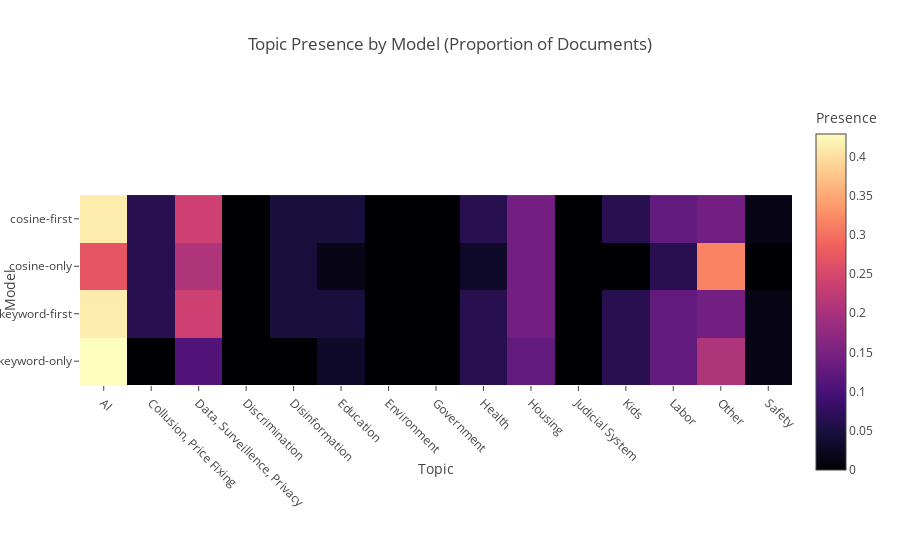

Source (notebook cell):
### Code cell
import plotly.express as px

# Aggregate the binary data by model and topic
heatmap_data = binary_df.mean().reset_index()
heatmap_data.columns = ['Model_Topic', 'Presence']
heatmap_data[['Model', 'Topic']] = heatmap_data['Model_Topic'].str.split('_', expand=True)

# Create pivot table for heatmap
heatmap_pivot = heatmap_data.pivot(index='Model', columns='Topic', values='Presence')

# Create heatmap
fig = px.imshow(heatmap_pivot,
                color_continuous_scale='Magma',
                title='Topic Presence by Model (Proportion of Documents)',
                labels=dict(x="Topic", y="Model", color="Presence"))
fig.update_layout(xaxis={'tickangle': 45})
fig.show()

### Figure 1 — Plotly figure (JSON) as saved in the notebook; plotly's stock layout.template omitted (floating-point values rounded to 4 significant figures)
{"data": [{"coloraxis": "coloraxis", "hovertemplate": "Topic: %{x}<br>Model: %{y}<br>Presence: %{z}<extra></extra>", "name": "0", "type": "heatmap", "x": ["AI", "Collusion, Price Fixing", "Data, Surveillence, Privacy", "Discrimination", "Disinformation", "Education", "Environment", "Government", "Health", "Housing", "Judicial System", "Kids", "Labor", "Other", "Safety"], "xaxis": "x", "y": ["cosine-first", "cosine-only", "keyword-first", "keyword-only"], "yaxis": "y", "z": [[0.4127, 0.06349, 0.2381, 0.0, 0.04762, 0.04762, 0.0, 0.0, 0.06349, 0.1429, 0.0, 0.06349, 0.127, 0.1429, 0.01587], [0.2698, 0.06349, 0.2063, 0.0, 0.04762, 0.01587, 0.0, 0.0, 0.03175, 0.1429, 0.0, 0.0, 0.06349, 0.3175, 0.0], [0.4127, 0.06349, 0.2381, 0.0, 0.04762, 0.04762, 0.0, 0.0, 0.06349, 0.1429, 0.0, 0.06349, 0.127, 0.1429, 0.01587], [0.4286, 0.0, 0.1111, 0.0, 0.0, 0.03175, 0.0, 0.0, 0.06349, 0.127, 0.0, 0.06349, 0.127, 0.2063, 0.01587]]}], "layout": {"coloraxis": {"colorbar": {"title": {"text": "Presence"}}, "colorscale": [[0, "#000004"], [0.1111, "#180f3d"], [0.2222, "#440f76"], [0.3333, "#721f81"], [0.4444, "#9e2f7f"], [0.5556, "#cd4071"], [0.6667, "#f1605d"], [0.7778, "#fd9668"], [0.8889, "#feca8d"], [1, "#fcfdbf"]]}, "title": {"text": "Topic Presence by Model (Proportion of Documents)"}, "xaxis": {"anchor": "y", "constrain": "domain", "domain": [0, 1], "scaleanchor": "y", "tickangle": 45, "title": {"text": "Topic"}}, "yaxis": {"anchor": "x", "autorange": "reversed", "constrain": "domain", "domain": [0, 1], "title": {"text": "Model"}}}}
